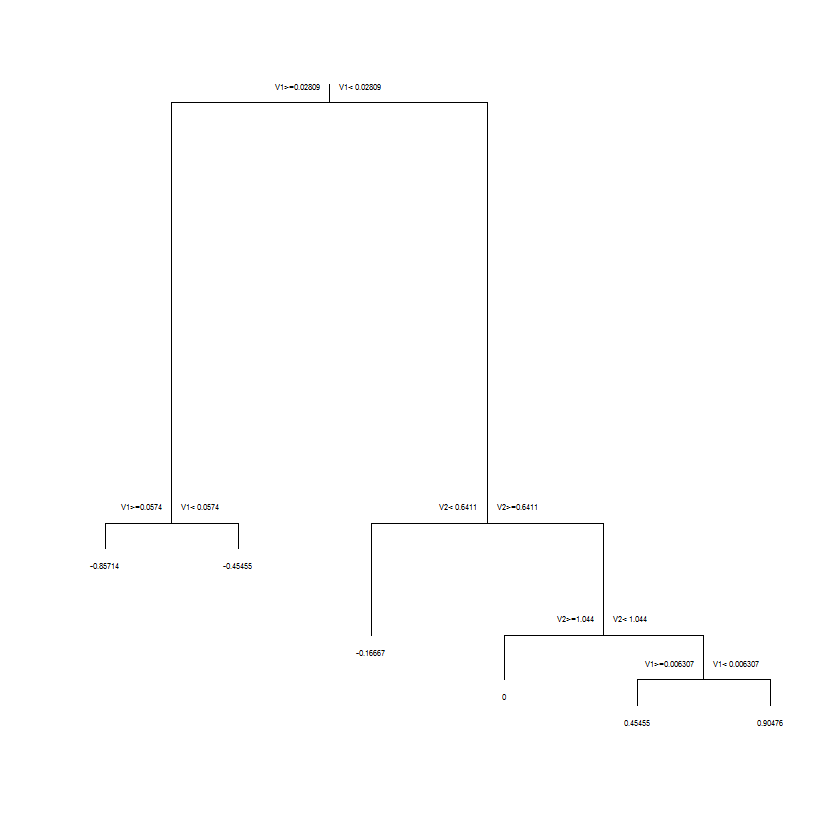

Generate this figure with R:

# clear variables and close windows
rm(list = ls(all = TRUE))
graphics.off()

# install and load packages
libraries = c("mvpart")
lapply(libraries, function(x) if (!(x %in% installed.packages())) {
  install.packages(x)
})
lapply(libraries, library, quietly = TRUE, character.only = TRUE)

# load data
x  = read.table("bankruptcy.dat")
xx = data.frame(x)

# set constraint: # of observations per node = 30
my.control = rpart.control(minsplit = 30, usesurrogate = 1, minbucket = 1,
                           maxdepth = 30)

# create classification tree
t2 = rpart(V3 ~ V1 + V2, xx, parms = "gini", x = TRUE, y = TRUE,
           control = my.control)

# plot classification tree
plot(t2)
text(t2, cex = 0.5)
